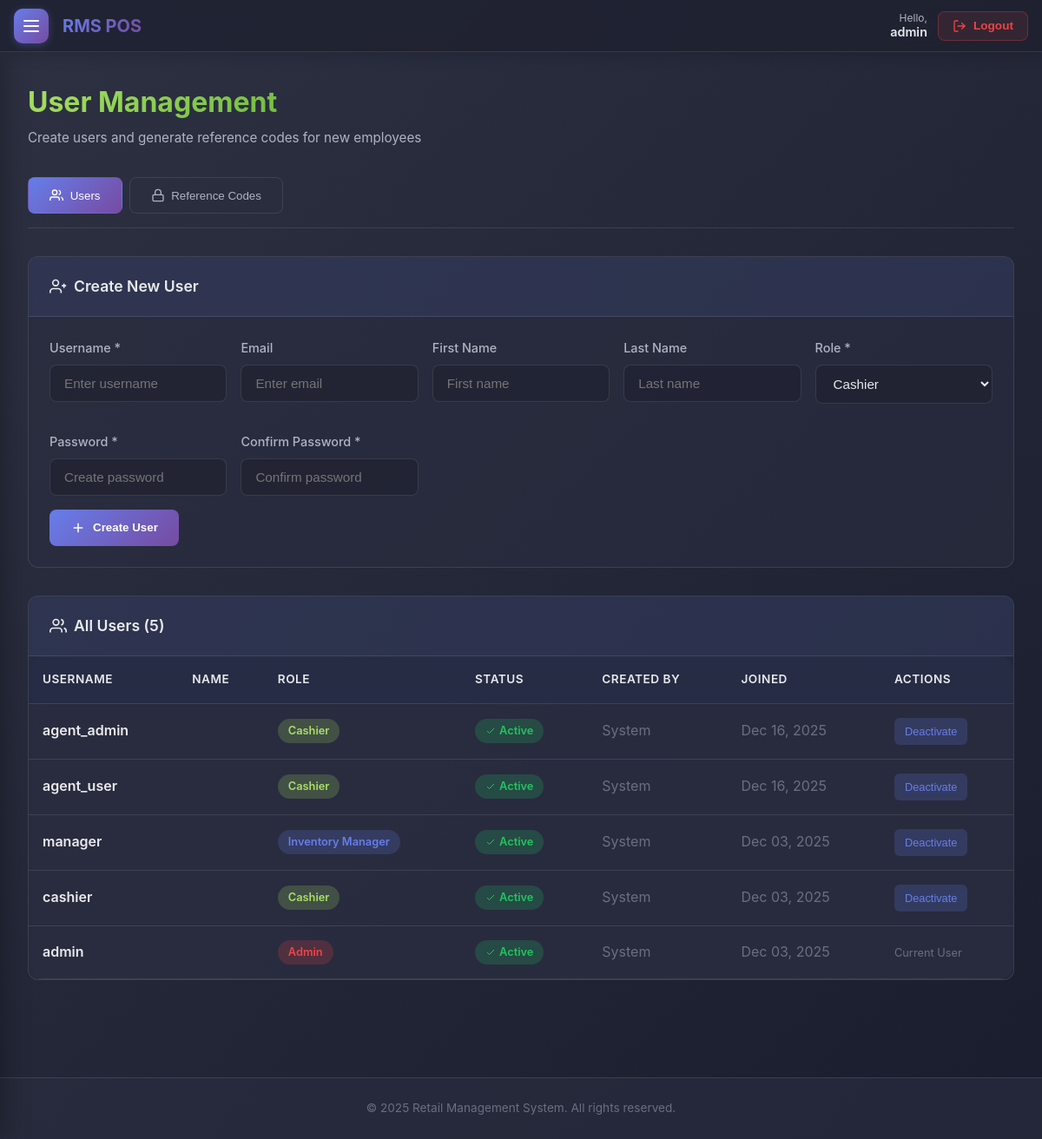
Before: /accounts/users/ (signed in) with the older database file.
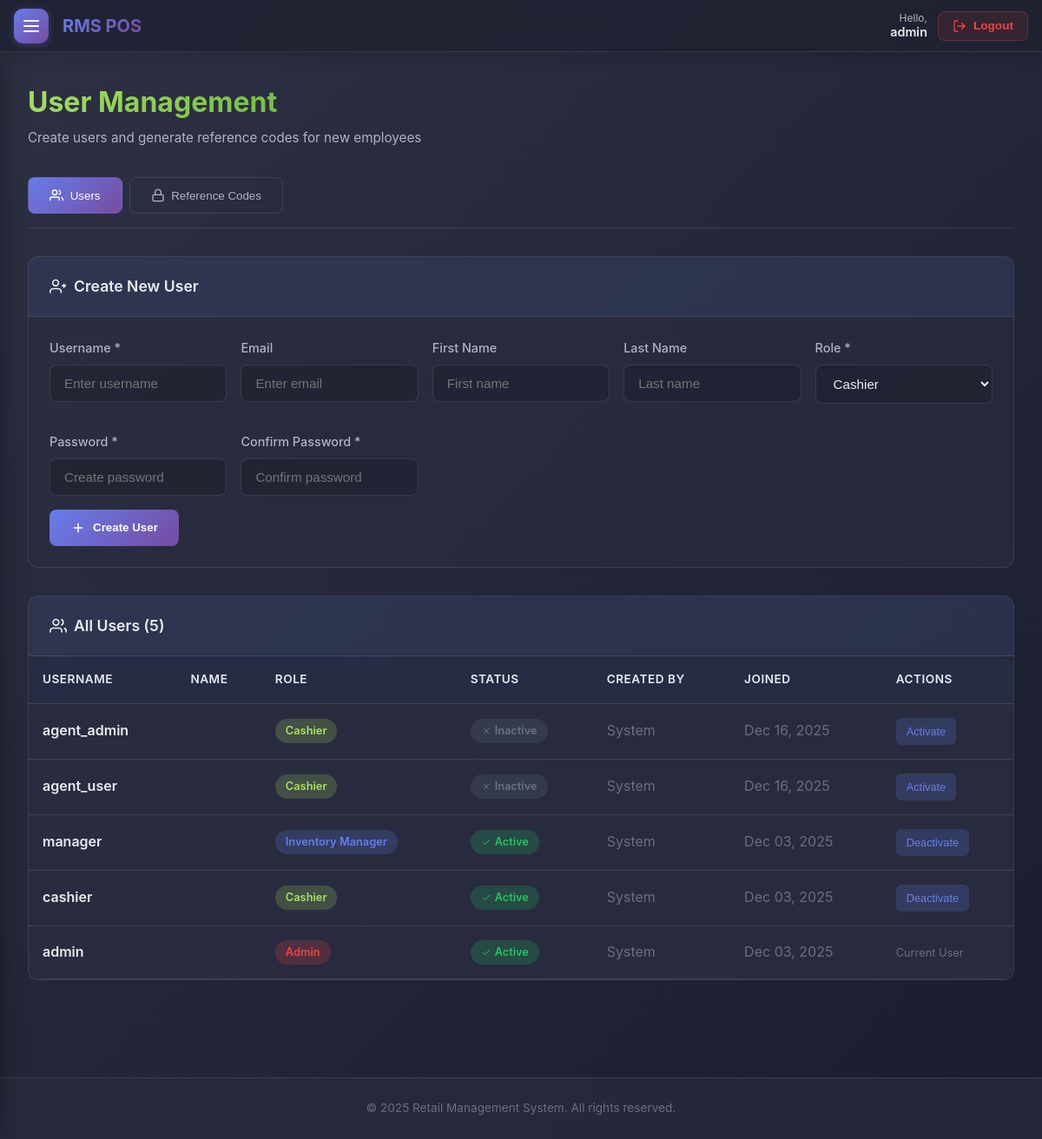
After: the same page with the newer database file.
### rms_pos/accounts/models.py (models this page shows, shortened)
class User(AbstractUser):
    ROLE_CHOICES = (
        ('admin', 'Admin'),
        ('manager', 'Inventory Manager'),
        ('cashier', 'Cashier'),
    )
    role = models.CharField(max_length=20, choices=ROLE_CHOICES, default='cashier')
    created_by = models.ForeignKey('self', on_delete=models.SET_NULL, null=True, blank=True, related_name='created_users')
    created_at = models.DateTimeField(auto_now_add=True, null=True)
    def is_admin(self):
        return self.role == 'admin'
    def can_manage_users(self):
        return self.role in ('admin', 'manager')

### rms_pos/accounts/views.py (the view)
    def wrapper(request, *args, **kwargs):
        if not request.user.is_authenticated:
            return redirect('login')
        if not request.user.can_manage_users():
            messages.error(request, 'You do not have permission to access this page.')
            return redirect('inventory_dashboard')
        return view_func(request, *args, **kwargs)

### rms_pos/accounts/forms.py (shortened to what this page needs)
class GenerateReferenceCodeForm(forms.ModelForm):
    class Meta:
        model = ReferenceCode
        fields = ['role_for']
        widgets = {
            'role_for': forms.Select(attrs={'class': 'form-control'})
        }
    def __init__(self, *args, creator=None, **kwargs):
        super().__init__(*args, **kwargs)
        self.creator = creator
        if creator and not creator.is_admin():
            self.fields['role_for'].choices = [('cashier', 'Cashier')]

### rms_pos/accounts/models.py (called while the page is built)
    def is_valid(self):
        return not self.is_used and timezone.now() < self.expires_at

### rms_pos/accounts/views.py (called while the page is built)
def user_management_required(view_func):
    def wrapper(request, *args, **kwargs):
        if not request.user.is_authenticated:
            return redirect('login')
        if not request.user.can_manage_users():
            messages.error(request, 'You do not have permission to access this page.')
            return redirect('inventory_dashboard')
        return view_func(request, *args, **kwargs)
    return wrapper

### rms_pos/templates/accounts/user_management.html (shortened to what the changed rows need)
{% extends 'base.html' %}
{% block content %}
<div class="page-header">
    <div>
        <h1 class="page-title">User Management</h1>
    </div>
</div>
<div id="users-tab" class="tab-content active">
    <div class="section-card">
        <div style="overflow-x: auto;">
            <table class="user-table">
                <thead>
                    <tr>
                        <th>Username</th>
                        <th>Name</th>
                        <th>Role</th>
                        <th>Status</th>
                        <th>Created By</th>
                        <th>Joined</th>
                        <th>Actions</th>
                    </tr>
                </thead>
                <tbody>
                    {% for user in users %}
                    <tr>
                        <td style="font-weight: 600; color: var(--text-primary);">{{ user.username }}</td>
                        <td>{{ user.first_name }} {{ user.last_name }}</td>
                        <td>
                            <span class="role-badge role-{{ user.role }}">{{ user.get_role_display }}</span>
                        </td>
                        <td>
                            {% if user.is_active %}
                            <span class="status-badge status-active">
                                <svg xmlns="http://www.w3.org/2000/svg" width="12" height="12" viewBox="0 0 24 24"
                                    fill="none" stroke="currentColor" stroke-width="2">
                                    <polyline points="20 6 9 17 4 12"></polyline>
                                </svg>
                                Active
                            </span>
                            {% else %}
                            <span class="status-badge status-inactive">
                                <svg xmlns="http://www.w3.org/2000/svg" width="12" height="12" viewBox="0 0 24 24"
                                    fill="none" stroke="currentColor" stroke-width="2">
                                    <line x1="18" y1="6" x2="6" y2="18"></line>
                                    <line x1="6" y1="6" x2="18" y2="18"></line>
                                </svg>
                                Inactive
                            </span>
                            {% endif %}
                        </td>
                        <td style="color: var(--text-muted);">{{ user.created_by.username|default:"System" }}</td>
                        <td style="color: var(--text-muted);">{{ user.date_joined|date:"M d, Y" }}</td>
                        <td>
                            {% if user != request.user %}
                            <form method="post" action="{% url 'toggle_user_active' user.id %}"
                                style="display: inline;">
                                <button type="submit" class="action-btn btn-toggle">
                                    {% if user.is_active %}Deactivate{% else %}Activate{% endif %}
                                </button>
                            </form>
                            {% else %}
                            <span style="color: var(--text-muted); font-size: 0.8rem;">Current User</span>
                            {% endif %}
                        </td>
                    </tr>
                    {% empty %}
                    <tr>
                        <td colspan="7" class="empty-state">
                            No users found.
                        </td>
                    </tr>
                    {% endfor %}
                </tbody>
            </table>
        </div>
    </div>
</div>
{% endblock %}

Changed rows visible on the page:
changed User "agent_admin": is_active "Active Deactivate" → "Inactive Activate"
changed User "agent_user": is_active "Active Deactivate" → "Inactive Activate"
